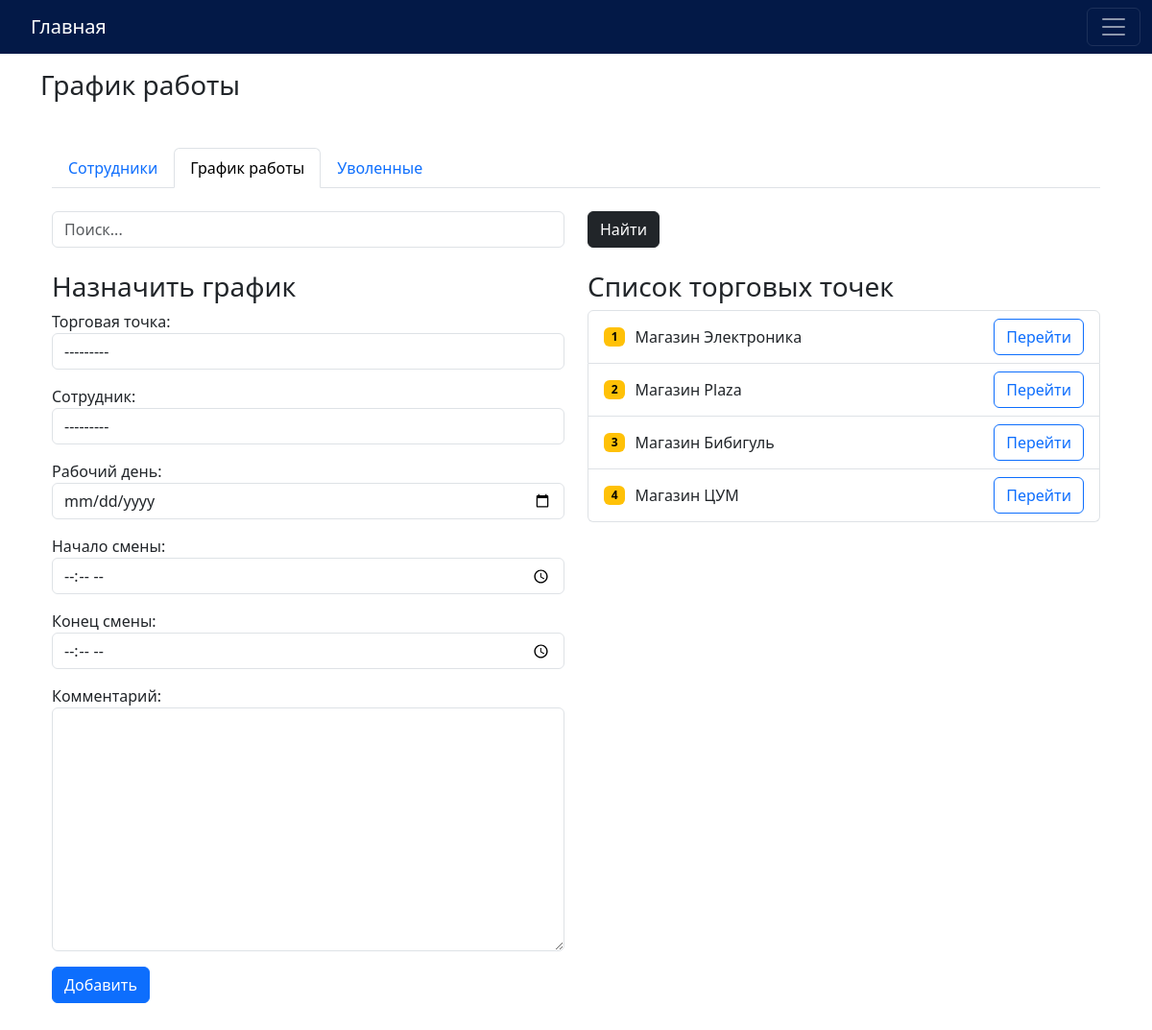
Page /schedule/ on the committed database.
### mysite/models.py (models this page shows)
class Store(models.Model):
    name = models.CharField(max_length=100, verbose_name='Название')
    address = models.CharField(max_length=255, verbose_name='Адрес')
    def __str__(self):
        return self.name
    class Meta:
        verbose_name_plural = "Торговые точки"

### mysite/views.py (the view)
# urls.py: path('schedule/', schedule, name='schedule'),
def schedule(request):
    stores = Store.objects.all()
    form = ScheduleForm()
    if request.method == 'POST':
        form = ScheduleForm(request.POST, request.FILES)
        if form.is_valid():
            form.save()
            return redirect('schedule')
    context = {'stores': stores, 'form': form}
    return render(request, 'schedule.html', context)

### mysite/forms.py
class ScheduleForm(forms.ModelForm):
    class Meta:
        model = Schedule
        fields = ['store', 'employee', 'day', 'shift_start', 'shift_end', 'comment']
        widgets = {
            'store': forms.Select(attrs={'class': 'form-control'}),
            'employee': forms.Select(attrs={'class': 'form-control'}),
            'day': forms.DateInput(attrs={'class': 'form-control', 'type': 'date'}),
            'shift_start': forms.TimeInput(attrs={'class': 'form-control', 'type': 'time'}),
            'shift_end': forms.TimeInput(attrs={'class': 'form-control', 'type': 'time'}),
            'comment': forms.Textarea(attrs={'class': 'form-control'}),
        }
        labels = {
            'store': 'Торговая точка',
            'employee': 'Сотрудник',
            'day': 'Рабочий день',
            'shift_start': 'Начало смены',
            'shift_end': 'Конец смены',
            'comment': 'Комментарий',
        }

### mysite/templates/schedule.html (shortened to what this page needs)
{% extends 'side-menu.html' %}
{% load static %}
{% block content %}
<br>
<br>
<br>
<h3>График работы</h3>
<div class="container mt-5">
    <ul class="nav nav-tabs mb-4">
        <li class="nav-item">
            <a class="nav-link" href="{% url 'workers' %}">Сотрудники</a>
        </li>
        <li class="nav-item">
            <a class="nav-link active" href="#">График работы</a>
        </li>
        <li class="nav-item">
            <a class="nav-link" href="#">Уволенные</a>
        </li>
    </ul>
    <div class="row mb-4">
        <div class="col-md-6">
            <input type="text" class="form-control" placeholder="Поиск...">
        </div>
        <div class="col-md-1">
            <a class="btn btn-dark">Найти</a>
        </div>
    </div>
    <div class="row">
        <div class="col-md-6">
            <h3>Назначить график</h3>
            <form method="post" enctype="multipart/form-data">
                {{ form.as_p }}
                <button type="submit" class="btn btn-primary">Добавить</button>
            </form>
        </div>
        <div class="col-md-6">
            <h3>Список торговых точек</h3>
            <ul class="list-group">
                {% for s in stores %}
                <li class="list-group-item d-flex justify-content-between align-items-center">
                    <span class="badge text-bg-warning mr-3" style="margin-right: 10px;">{{ forloop.counter }}</span>
                    <span style="flex-grow: 1; margin-right: 10px;">{{ s.name }}</span>
                    <div class="btn-group" role="group" aria-label="Basic example">
                        <a href="{% url 'store_schedule' s.id %}" class="btn btn-outline-primary">Перейти</a>
                    </div>
                </li>
                {% endfor %}
            </ul>
        </div>
    </div>
</div>
<br>
<br>
<br>
{% endblock %}

### rows in the picture
Store: name "Магазин Электроника"
Store: name "Магазин Plaza"
Store: name "Магазин Бибигуль"
Store: name "Магазин ЦУМ"
